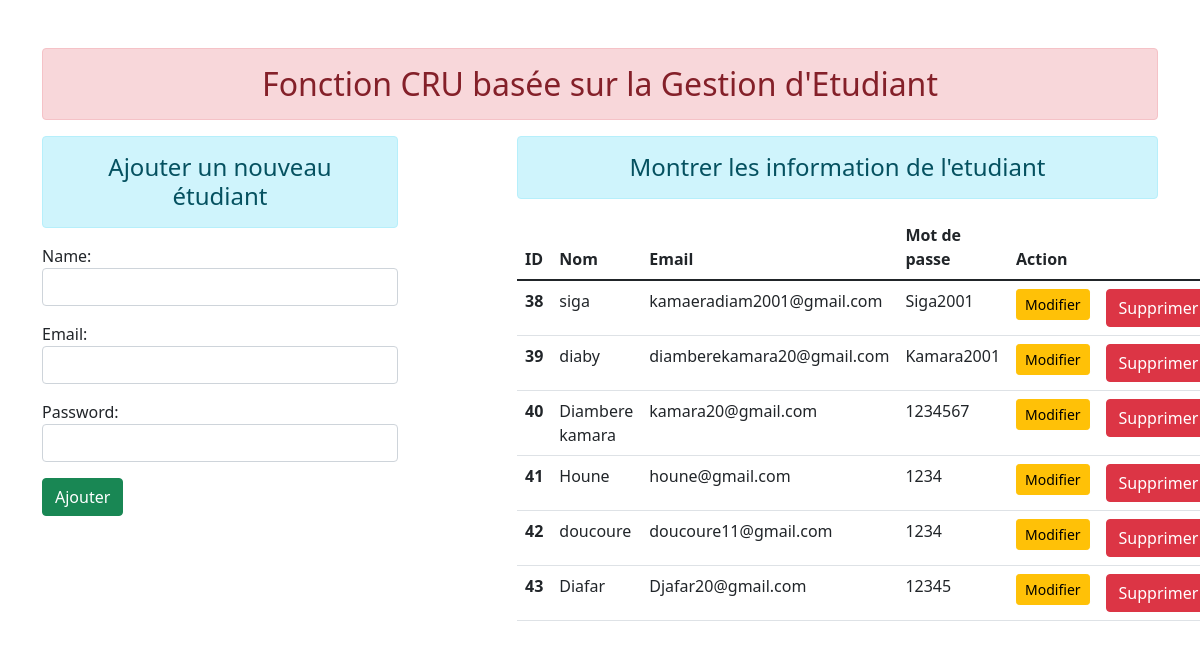
The page / on the database its author committed.
### etudiant/models.py (models this page shows)
class User(models.Model):
    name=models.CharField(max_length=70)
    email=models.CharField(max_length=100)
    password=models.CharField(max_length=100)

### etudiant/views.py (the view)
# urls.py: path('',views.add_show, name = "addandshow" ),
def add_show(request):
    if request.method == 'POST':
        fm = StudentRegistration(request.POST)
        if fm.is_valid():
            nm= fm.cleaned_data['name']
            em= fm.cleaned_data['email']
            pw= fm.cleaned_data['password']
            reg = User(name = nm, email= em, password = pw )
            reg.save()
            fm = StudentRegistration()
    else:
        fm = StudentRegistration()
    stud = User.objects.all();
    return render(request, 'etudiant/addandshow.html',{'form': fm,'stu':stud})

### etudiant/forms.py
class StudentRegistration(forms.ModelForm):
    class Meta:
        model = User
        fields = ['name','email','password']
        widgets = {
            'name': forms.TextInput(attrs={'class': 'form-control'}),
            'email': forms.EmailInput(attrs={'class': 'form-control'}),
            'password': forms.PasswordInput( render_value=True, attrs={'class': 'form-control'}),
        }

### etudiant/templates/etudiant/addandshow.html (shortened to what this page needs)
{% extends 'etudiant/base.html' %}
{%block content%}
<div class="row">
<div class="col-sm-4">
    <h4 class="text-center alert alert  alert-info">Ajouter un nouveau étudiant</h4>
      <form action="" method="POST">
             {{ form.as_p }}
                <input type="submit" class="btn  btn-success " value="Ajouter">
       </form>
    </div>
    <div class="col-sm-7 offset-1">
        <h4 class="text-center alert alert  alert-info"> Montrer les information de l'etudiant</h4>
        {% if stu %}
        <table class="table table-hover">
            <thead>
              <tr>
                <th scope="col">ID</th>
                <th scope="col">Nom</th>
                <th scope="col">Email</th>
                <th scope="col">Mot de passe</th>
                <th scope="col">Action</th>
              </tr>
            </thead>
            <tbody>
                {% for st in stu %}
              <tr>
                <th scope="row">{{st.id}}</th>
                <td>{{st.name}}</td>
                <td>{{st.email}}</td>
                <td>{{st.password}}</td>
                <td>
                    <a href="{% url 'updatedata' st.id%}" class="btn btn-warning btn-sm">Modifier</a>
                </td>
                <td>
                    <form action="{% url 'deletedata' st.id%}" method="post" class="d-inline">
                        <input type="submit" class="btn btn-danger" value="Supprimer">
                      </form>
                </td>
              </tr>
              {% endfor%}
            </tbody>
          </table>
        {% else %}
       <h4 class="text-center alert alert  alert-warning">Pas d'enrgistrement</h4>
       {% endif %}
    </div>
   </div>
{%endblock content%}

### etudiant/templates/etudiant/base.html (shortened to what this page needs)
<!DOCTYPE html>
{% load static %}
<html lang="en">
<head>
    <link rel="stylesheet" href="{%static 'etudiant/css/bootstrap.css'%}">
</head>
<body>
    <div class="container mt-5">
<h2 class="text-center alert alert-danger">Fonction CRU basée sur la Gestion d'Etudiant</h2>
{% block content%}{% endblock content%}
    </div>
</body>
</html>

### rows shown on the page
User: id "38", name "siga", email "kamaeradiam2001@gmail.com", password "Siga2001"
User: id "39", name "diaby", email "diamberekamara20@gmail.com", password "Kamara2001"
User: id "40", name "Diambere kamara", email "kamara20@gmail.com", password "1234567"
User: id "41", name "Houne", email "houne@gmail.com", password "1234"
User: id "42", name "doucoure", email "doucoure11@gmail.com", password "1234"
User: id "43", name "Diafar", email "Djafar20@gmail.com", password "12345"
